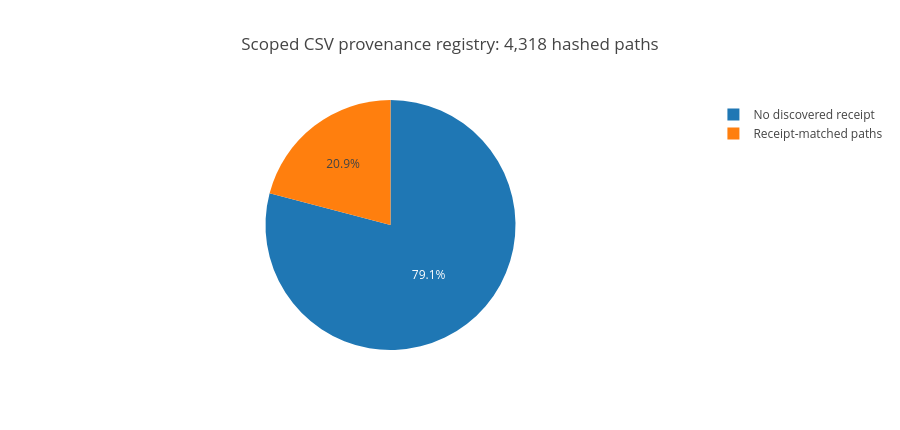

The cell this chart's notebook holds for it:
### Code cell
inventory = pd.DataFrame({'state':['Receipt-matched paths','No discovered receipt'],'count':[903,3415]})
fig = px.pie(inventory, names='state', values='count', title='Scoped CSV provenance registry: 4,318 hashed paths')
fig.show()

### Figure 1 — Plotly figure (JSON) as saved in the notebook; plotly's stock layout.template omitted (floating-point values rounded to 4 significant figures)
{"data": [{"type": "pie", "labels": ["Receipt-matched paths", "No discovered receipt"], "values": [903, 3415]}], "layout": {"height": 430, "title": {"text": "Scoped CSV provenance registry: 4,318 hashed paths"}}}
